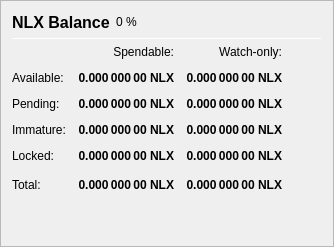
                   <widget class="QFrame" name="frame_Balances">
                    <property name="frameShape">
                     <enum>QFrame::StyledPanel</enum>
                    </property>
                    <property name="frameShadow">
                     <enum>QFrame::Raised</enum>
                    </property>
                    <layout class="QVBoxLayout" name="verticalLayout_4">
                     <item>
                      <layout class="QHBoxLayout" name="horizontalLayout_4">
                       <item>
                        <widget class="QLabel" name="label_5">
                         <property name="minimumSize">
                          <size>
                           <width>0</width>
                           <height>20</height>
                          </size>
                         </property>
                         <property name="font">
                          <font>
                           <pointsize>12</pointsize>
                           <weight>75</weight>
                           <bold>true</bold>
                          </font>
                         </property>
                         <property name="text">
                          <string>NLX Balance</string>
                         </property>
                        </widget>
                       </item>
                       <item>
                        <widget class="QLabel" name="labelICHPercent">
                         <property name="text">
                          <string notr="true">0 %</string>
                         </property>
                        </widget>
                       </item>
                       <item>
                        <spacer name="horizontalSpacer_3">
                         <property name="orientation">
                          <enum>Qt::Horizontal</enum>
                         </property>
                         <property name="sizeHint" stdset="0">
                          <size>
                           <width>40</width>
                           <height>20</height>
                          </size>
                         </property>
                        </spacer>
                       </item>
                      </layout>
                     </item>
                     <item>
                      <widget class="Line" name="line_Balance">
                       <property name="minimumSize">
                        <size>
                         <width>0</width>
                         <height>1</height>
                        </size>
                       </property>
                       <property name="maximumSize">
                        <size>
                         <width>16777215</width>
                         <height>1</height>
                        </size>
                       </property>
                       <property name="orientation">
                        <enum>Qt::Horizontal</enum>
                       </property>
                      </widget>
                     </item>
                     <item>
                      <layout class="QGridLayout" name="gridLayout">
                       <property name="spacing">
                        <number>12</number>
                       </property>
                       <item row="0" column="1">
                        <widget class="QLabel" name="labelSpendable">
                         <property name="text">
                          <string>Spendable:</string>
                         </property>
                         <property name="alignment">
                          <set>Qt::AlignRight|Qt::AlignTrailing|Qt::AlignVCenter</set>
                         </property>
                        </widget>
                       </item>
                       <item row="0" column="2">
                        <widget class="QLabel" name="labelWatchonly">
                         <property name="text">
                          <string>Watch-only:</string>
                         </property>
                         <property name="alignment">
                          <set>Qt::AlignRight|Qt::AlignTrailing|Qt::AlignVCenter</set>
                         </property>
                        </widget>
                       </item>
                       <item row="1" column="0">
                        <widget class="QLabel" name="labelBalanceText">
                         <property name="text">
                          <string>Available:</string>
                         </property>
                        </widget>
                       </item>
                       <item row="1" column="1">
                        <widget class="QLabel" name="labelBalance">
                         <property name="font">
                          <font>
                           <weight>75</weight>
                           <bold>true</bold>
                          </font>
                         </property>
                         <property name="cursor">
                          <cursorShape>IBeamCursor</cursorShape>
                         </property>
                         <property name="toolTip">
                          <string>Your current spendable balance</string>
                         </property>
                         <property name="text">
                          <string notr="true">0.000 000 00 NLX</string>
                         </property>
                         <property name="alignment">
                          <set>Qt::AlignRight|Qt::AlignTrailing|Qt::AlignVCenter</set>
                         </property>
                         <property name="textInteractionFlags">
                          <set>Qt::LinksAccessibleByMouse|Qt::TextSelectableByKeyboard|Qt::TextSelectableByMouse</set>
                         </property>
                        </widget>
                       </item>
                       <item row="1" column="2">
                        <widget class="QLabel" name="labelWatchAvailable">
                         <property name="font">
                          <font>
                           <weight>75</weight>
                           <bold>true</bold>
                          </font>
                         </property>
                         <property name="cursor">
                          <cursorShape>IBeamCursor</cursorShape>
                         </property>
                         <property name="toolTip">
                          <string>Your current balance in watch-only addresses</string>
                         </property>
                         <property name="text">
                          <string notr="true">0.000 000 00 NLX</string>
                         </property>
                         <property name="alignment">
                          <set>Qt::AlignRight|Qt::AlignTrailing|Qt::AlignVCenter</set>
                         </property>
                         <property name="textInteractionFlags">
                          <set>Qt::LinksAccessibleByMouse|Qt::TextSelectableByKeyboard|Qt::TextSelectableByMouse</set>
                         </property>
                        </widget>
                       </item>
                       <item row="2" column="0">
                        <widget class="QLabel" name="labelPendingText">
                         <property name="text">
                          <string>Pending:</string>
                         </property>
                        </widget>
                       </item>
                       <item row="2" column="1">
                        <widget class="QLabel" name="labelUnconfirmed">
                         <property name="font">
                          <font>
                           <weight>75</weight>
                           <bold>true</bold>
                          </font>
                         </property>
                         <property name="cursor">
                          <cursorShape>IBeamCursor</cursorShape>
                         </property>
                         <property name="toolTip">
                          <string>Total of transactions that have yet to be confirmed, and do not yet count toward the spendable balance</string>
                         </property>
                         <property name="text">
                          <string notr="true">0.000 000 00 NLX</string>
                         </property>
                         <property name="alignment">
                          <set>Qt::AlignRight|Qt::AlignTrailing|Qt::AlignVCenter</set>
                         </property>
                         <property name="textInteractionFlags">
                          <set>Qt::LinksAccessibleByMouse|Qt::TextSelectableByKeyboard|Qt::TextSelectableByMouse</set>
                         </property>
                        </widget>
                       </item>
                       <item row="2" column="2">
                        <widget class="QLabel" name="labelWatchPending">
                         <property name="font">
                          <font>
                           <weight>75</weight>
                           <bold>true</bold>
                          </font>
                         </property>
                         <property name="cursor">
                          <cursorShape>IBeamCursor</cursorShape>
                         </property>
                         <property name="toolTip">
                          <string>Unconfirmed transactions to watch-only addresses</string>
                         </property>
                         <property name="text">
                          <string notr="true">0.000 000 00 NLX</string>
                         </property>
                         <property name="alignment">
                          <set>Qt::AlignRight|Qt::AlignTrailing|Qt::AlignVCenter</set>
                         </property>
                         <property name="textInteractionFlags">
                          <set>Qt::LinksAccessibleByMouse|Qt::TextSelectableByKeyboard|Qt::TextSelectableByMouse</set>
                         </property>
                        </widget>
                       </item>
                       <item row="3" column="0">
                        <widget class="QLabel" name="labelImmatureText">
                         <property name="text">
                          <string>Immature:</string>
                         </property>
                        </widget>
                       </item>
                       <item row="3" column="1">
                        <widget class="QLabel" name="labelImmature">
                         <property name="font">
                          <font>
                           <weight>75</weight>
                           <bold>true</bold>
                          </font>
                         </property>
                         <property name="cursor">
                          <cursorShape>IBeamCursor</cursorShape>
                         </property>
                         <property name="toolTip">
                          <string>Staked or Null Array rewards that have not yet matured</string>
                         </property>
                         <property name="text">
                          <string notr="true">0.000 000 00 NLX</string>
                         </property>
                         <property name="alignment">
                          <set>Qt::AlignRight|Qt::AlignTrailing|Qt::AlignVCenter</set>
                         </property>
                         <property name="textInteractionFlags">
                          <set>Qt::LinksAccessibleByMouse|Qt::TextSelectableByKeyboard|Qt::TextSelectableByMouse</set>
                         </property>
                        </widget>
                       </item>
                       <item row="3" column="2">
                        <widget class="QLabel" name="labelWatchImmature">
                         <property name="font">
                          <font>
                           <weight>75</weight>
                           <bold>true</bold>
                          </font>
                         </property>
                         <property name="cursor">
                          <cursorShape>IBeamCursor</cursorShape>
                         </property>
                         <property name="toolTip">
                          <string>Staked or Null Array rewards in watch-only addresses that have not yet matured</string>
                         </property>
                         <property name="text">
                          <string notr="true">0.000 000 00 NLX</string>
                         </property>
                         <property name="alignment">
                          <set>Qt::AlignRight|Qt::AlignTrailing|Qt::AlignVCenter</set>
                         </property>
                         <property name="textInteractionFlags">
                          <set>Qt::LinksAccessibleByMouse|Qt::TextSelectableByKeyboard|Qt::TextSelectableByMouse</set>
                         </property>
                        </widget>
                       </item>
                       <item row="4" column="0">
                        <widget class="QLabel" name="labelLockedBalanceText">
                         <property name="toolTip">
                          <string>Locked NLX or Null Array collaterals. These are excluded from zNLX minting.</string>
                         </property>
                         <property name="text">
                          <string>Locked:</string>
                         </property>
                        </widget>
                       </item>
                       <item row="4" column="1">
                        <widget class="QLabel" name="labelLockedBalance">
                         <property name="font">
                          <font>
                           <weight>75</weight>
                           <bold>true</bold>
                          </font>
                         </property>
                         <property name="cursor">
                          <cursorShape>IBeamCursor</cursorShape>
                         </property>
                         <property name="toolTip">
                          <string>Locked NLX or Null Array collaterals. These are excluded from zNLX minting.</string>
                         </property>
                         <property name="text">
                          <string notr="true">0.000 000 00 NLX</string>
                         </property>
                         <property name="alignment">
                          <set>Qt::AlignRight|Qt::AlignTrailing|Qt::AlignVCenter</set>
                         </property>
                         <property name="textInteractionFlags">
                          <set>Qt::LinksAccessibleByMouse|Qt::TextSelectableByKeyboard|Qt::TextSelectableByMouse</set>
                         </property>
                        </widget>
                       </item>
                       <item row="4" column="2">
                        <widget class="QLabel" name="labelWatchLocked">
                         <property name="font">
                          <font>
                           <weight>75</weight>
                           <bold>true</bold>
                          </font>
                         </property>
                         <property name="cursor">
                          <cursorShape>IBeamCursor</cursorShape>
                         </property>
                         <property name="toolTip">
                          <string>Current locked balance in watch-only addresses</string>
                         </property>
                         <property name="text">
                          <string notr="true">0.000 000 00 NLX</string>
                         </property>
                         <property name="alignment">
                          <set>Qt::AlignRight|Qt::AlignTrailing|Qt::AlignVCenter</set>
                         </property>
                         <property name="textInteractionFlags">
                          <set>Qt::LinksAccessibleByMouse|Qt::TextSelectableByKeyboard|Qt::TextSelectableByMouse</set>
                         </property>
                        </widget>
                       </item>
                       <item row="5" column="0">
                        <widget class="QLabel" name="labelTotalText">
                         <property name="text">
                          <string>Total:</string>
                         </property>
                         <property name="toolTip">
                          <string>Your current Nullex balance, unconfirmed and immature transactions included</string>
                         </property>
                        </widget>
                       </item>
                       <item row="5" column="1">
                        <widget class="QLabel" name="labelTotal">
                         <property name="font">
                          <font>
                           <weight>75</weight>
                           <bold>true</bold>
                          </font>
                         </property>
                         <property name="cursor">
                          <cursorShape>IBeamCursor</cursorShape>
                         </property>
                         <property name="toolTip">
                          <string>Your current Nullex balance, unconfirmed and immature transactions included</string>
                         </property>
                         <property name="text">
                          <string notr="true">0.000 000 00 NLX</string>
                         </property>
                         <property name="alignment">
                          <set>Qt::AlignRight|Qt::AlignTrailing|Qt::AlignVCenter</set>
                         </property>
                         <property name="textInteractionFlags">
                          <set>Qt::LinksAccessibleByMouse|Qt::TextSelectableByKeyboard|Qt::TextSelectableByMouse</set>
                         </property>
                        </widget>
                       </item>
                       <item row="5" column="2">
                        <widget class="QLabel" name="labelWatchTotal">
                         <property name="font">
                          <font>
                           <weight>75</weight>
                           <bold>true</bold>
                          </font>
                         </property>
                         <property name="cursor">
                          <cursorShape>IBeamCursor</cursorShape>
                         </property>
                         <property name="toolTip">
                          <string>Current total balance in watch-only addresses</string>
                         </property>
                         <property name="text">
                          <string notr="true">0.000 000 00 NLX</string>
                         </property>
                         <property name="alignment">
                          <set>Qt::AlignRight|Qt::AlignTrailing|Qt::AlignVCenter</set>
                         </property>
                         <property name="textInteractionFlags">
                          <set>Qt::LinksAccessibleByMouse|Qt::TextSelectableByKeyboard|Qt::TextSelectableByMouse</set>
                         </property>
                        </widget>
                       </item>
                       <item row="5" column="3">
                        <spacer name="horizontalSpacer_9">
                         <property name="orientation">
                          <enum>Qt::Horizontal</enum>
                         </property>
                         <property name="sizeHint" stdset="0">
                          <size>
                           <width>40</width>
                           <height>20</height>
                          </size>
                         </property>
                        </spacer>
                       </item>
                      </layout>
                     </item>
                     <item>
                      <spacer name="verticalSpacer_3">
                       <property name="orientation">
                        <enum>Qt::Vertical</enum>
                       </property>
                       <property name="sizeHint" stdset="0">
                        <size>
                         <width>20</width>
                         <height>40</height>
                        </size>
                       </property>
                      </spacer>
                     </item>
                    </layout>
                   </widget>
